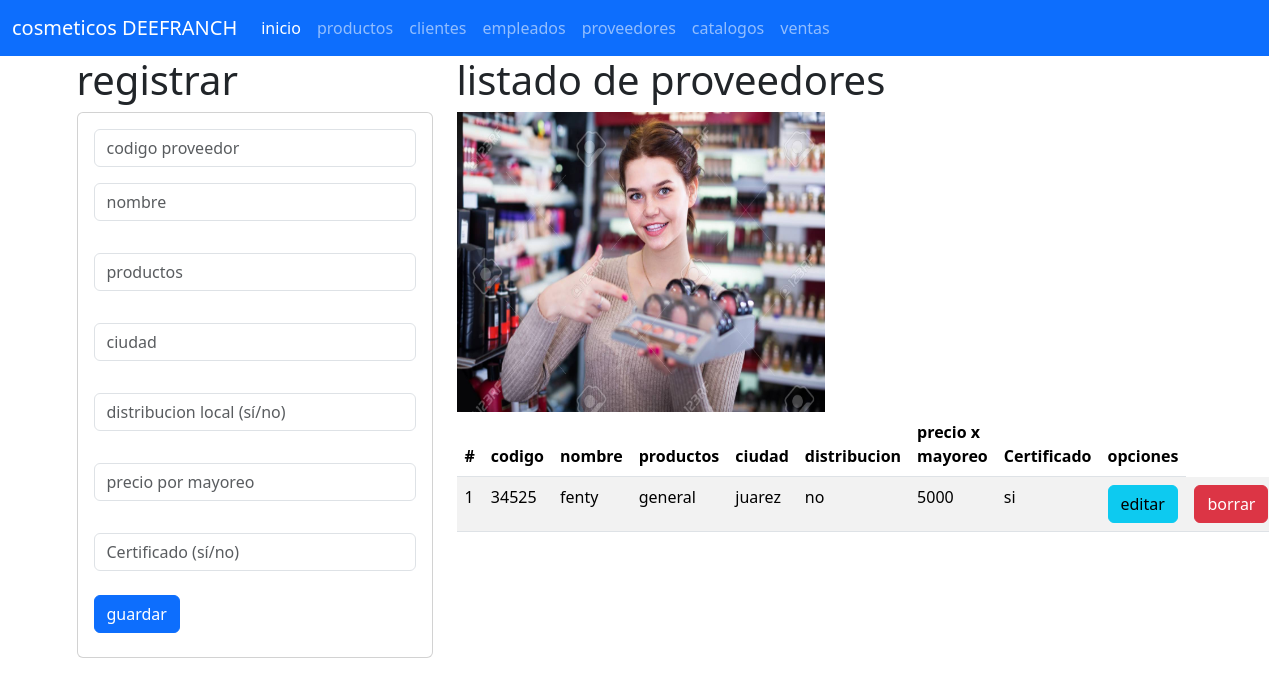
Page /proveedor on the earlier database version.
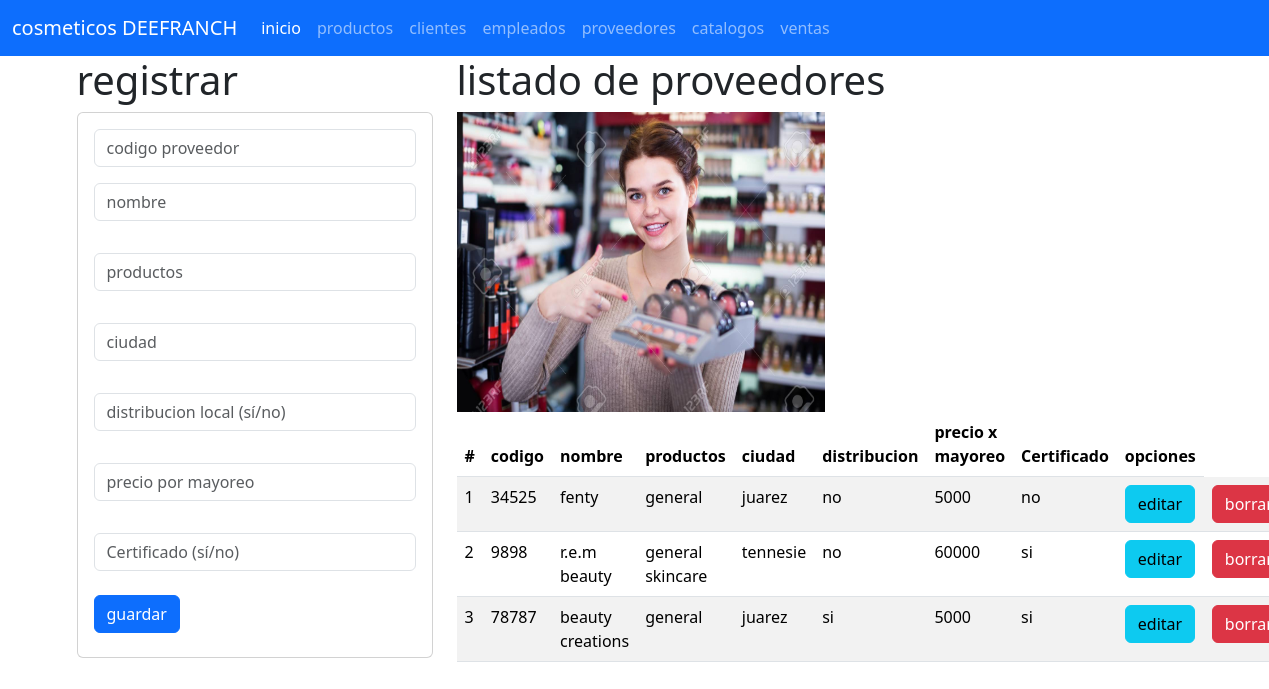
Same page on the later database version.
### proveedores_app/models.py (models this page shows, shortened)
class Proveedor(models.Model):
    codigo=models.CharField(primary_key=True,max_length=6)
    nombre=models.CharField(max_length=100)
    productos=models.CharField(max_length=100)
    ciudad= models.CharField(max_length=10)
    distribucion=models.CharField(max_length=100)
    p_mayoreo=models.CharField(max_length=100)
    certificado=models.CharField(max_length=100)

### proveedores_app/views.py (the view)
# urls.py: path("proveedor",views.inicio_proveedores,name="proveedor"),
def inicio_proveedores(request):
    losprove=Proveedor.objects.all()
    return render(request,"gestionarProveedores.html",{"losprove":losprove})

### proveedores_app/templates/gestionarProveedores.html (shortened to what this page needs)
{% extends "base.html" %}
{% block cuerpo %}
{% load static %}
<div class="row">
<div class="col-sm-12 col-md-4 col-lg-4 col-xl-4">
<h1>registrar</h1>
    <div class="card">
        <div class="card-body">
            <form action="registrarproveedor/" method="POST">{% csrf_token %}
                <div class="form-group">
                    <input type="text" id="txtcod" name="txtcod" class="form-control" placeholder="codigo proveedor" minlenght="6" maxLenght="6" required>
                </div>
                <div class="form-group py-3">
                    <input type="text" id="txtnombre" name="txtnombre"class="form-control" placeholder="nombre"   maxLenght="100" required>
                </div>
                <div class="form-group py-3">
                    <input type="text" id="txtprodu" name="txtprodu"class="form-control" placeholder="productos"   maxLenght="100" required>
                </div>
                <div class="form-group py-3">
                    <input type="text" id="txtciudad" name="txtciudad" class="form-control" placeholder="ciudad"   maxLenght="100" required>
                </div>
                <div class="form-group py-3">
                    <input type="text" id="txtdest" name="txtdest" class="form-control" placeholder="distribucion local (sí/no)"   maxLenght="100" required>
                </div>
                <div class="form-group py-3">
                    <input type="text" id="nummayor" name="nummayor" class="form-control" placeholder="precio por mayoreo"   maxLenght="100" required>
                </div>
                <div class="form-group py-3">
                    <input type="text" id="txtcerti" name="txtcerti" class="form-control" placeholder="Certificado (sí/no)"   maxLenght="100" required>
                </div>
                <div class="form-group py-2">
                    <button type="submit" class="btn btn-primary">guardar</button>
                </div>
            </form>
        </div>
    </div>
</div>
<div class="col-sm-12 col-md-8 col-lg-8 col-xl-8">
    <h1>
        listado de proveedores
    </h1>
    <img class="w-50" src="{% static 'img/proveedor.jpg' %}" alt="lole" weight="300" height="300">
        <table class="table table-striped">
            <thead>
            <tr>
                <th scope="col">#</th>
                <th scope="col">codigo</th>
                <th scope="col">nombre</th>
                <th scope="col">productos</th>
                <th scope="col">ciudad</th>
                <th scope="col">distribucion</th>
                <th scope="col">precio x mayoreo</th>
                <th scope="col">Certificado</th>
                <th>opciones</th>
            </tr>
            </thead>
            <tbody>
            {% for p in losprove %}
            <tr>
                <td>
                {{forloop.counter}}</td>
                <td>{{p.codigo}}  </td>
                <td>{{p.nombre}}  </td>
                <td>{{p.productos}}  </td>
                <td>{{p.ciudad}}  </td>
                <td>{{p.distribucion}}  </td>
                <td>{{p.p_mayoreo}}  </td>
                <td>{{p.certificado}}  </td>
                <td><a href="seleccionarproveedor/{{p.codigo}}" class="btn btn-info">editar</a></td>
                <td><a href="borrarproveedor/{{p.codigo}}" class="btn btn-danger">borrar</a></td>
            </tr>
            {% endfor %}
            </tbody>
        </table>
{% endblock %}

### templates/base.html (shortened to what this page needs)
<!doctype html>
<html lang="en">
<head>
    <link href="https://cdn.jsdelivr.net/npm/bootstrap@5.3.3/dist/css/bootstrap.min.css" rel="stylesheet">
</head>
<body>
    <nav class="navbar navbar-expand-lg bg-primary " data-bs-theme="dark">
        <div class="container-fluid">
        <a class="navbar-brand" href="#">cosmeticos DEEFRANCH</a>
        <div class="collapse navbar-collapse" id="navbarNav">
            <ul class="navbar-nav">
            <li class="nav-item">
                <a class="nav-link active" aria-current="page" href="/">inicio</a>
            </li>
            <li class="nav-item">
                <a class="nav-link" href="{% url 'productos' %}">productos</a>
            </li>
            <li class="nav-item">
                <a class="nav-link" href="{% url 'clientes' %}">clientes</a>
            </li>
            <li class="nav-item">
                <a class="nav-link" href="{% url 'empleado' %}">empleados</a>
            </li>
            <li class="nav-item">
                <a class="nav-link" href="{% url 'proveedor' %}">proveedores</a>
            </li>
            <li class="nav-item">
                <a class="nav-link" href="{% url 'catalogo' %}">catalogos</a>
            </li>
            <li class="nav-item">
                <a class="nav-link" href="{% url 'venta' %}">ventas</a>
            </li>
            </ul>
        </div>
        </div>
    </nav>
    <div class="container">
    {% block cuerpo %}
    {% endblock %}
</body>
</html>

Differences in the rows shown:
changed Proveedor "fenty": certificado "si" → "no"
added Proveedor: codigo "9898", nombre "r.e.m beauty", productos "general skincare", ciudad "tennesie", distribucion "no", p_mayoreo "60000", certificado "si"
added Proveedor: codigo "78787", nombre "beauty creations", productos "general", ciudad "juarez", distribucion "si", p_mayoreo "5000", certificado "si"
